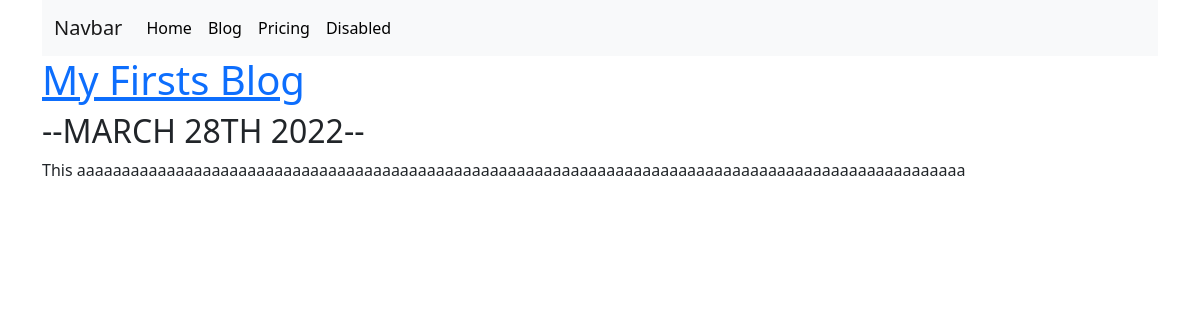
Page /blog/1/ on the committed database.
### blog/models.py (models this page shows, shortened)
class Blog(models.Model):
    title = models.CharField(max_length=200)
    description = models.TextField()
    date = models.DateField()

### blog/views.py (the view)
# urls.py: path('<int:blog_id>/', views.detail,  name='detail'), # you alsoe have to create a render request in views
def detail( request,  blog_id):
    blog = get_object_or_404(Blog, pk=blog_id)
    return render(request, 'blog/detail.html',  {'blog':blog})

### blog/templates/blog/detail.html
{% extends 'portfolio/base.html' %}
{% block content %}
<a href="{% url 'blog:detail' blog.id %}"><h1>{{ blog.title }}</h1></a>
<h2>--{{ blog.date|date:'F jS Y'| upper}}--</h2>
<p>{{ blog.description|safe }}</p>
{% endblock %}

### portfolio/static/portfolio/custom.css (style rules this page uses)
body { font-family: 'Roboto', sans-serif; }

### rows in the picture
Blog: title "My Firsts Blog", date "MARCH 28TH 2022", description "This aaaaaaaaaaaaaaaaaaaaaaaaaaaaaaaaaaaaaaaaaaaaaaaaaaaaaaaaaaaaaaaaaaaaaaaaaaaaaaaaaaaaaaaaaaaaaaaaaaa"
